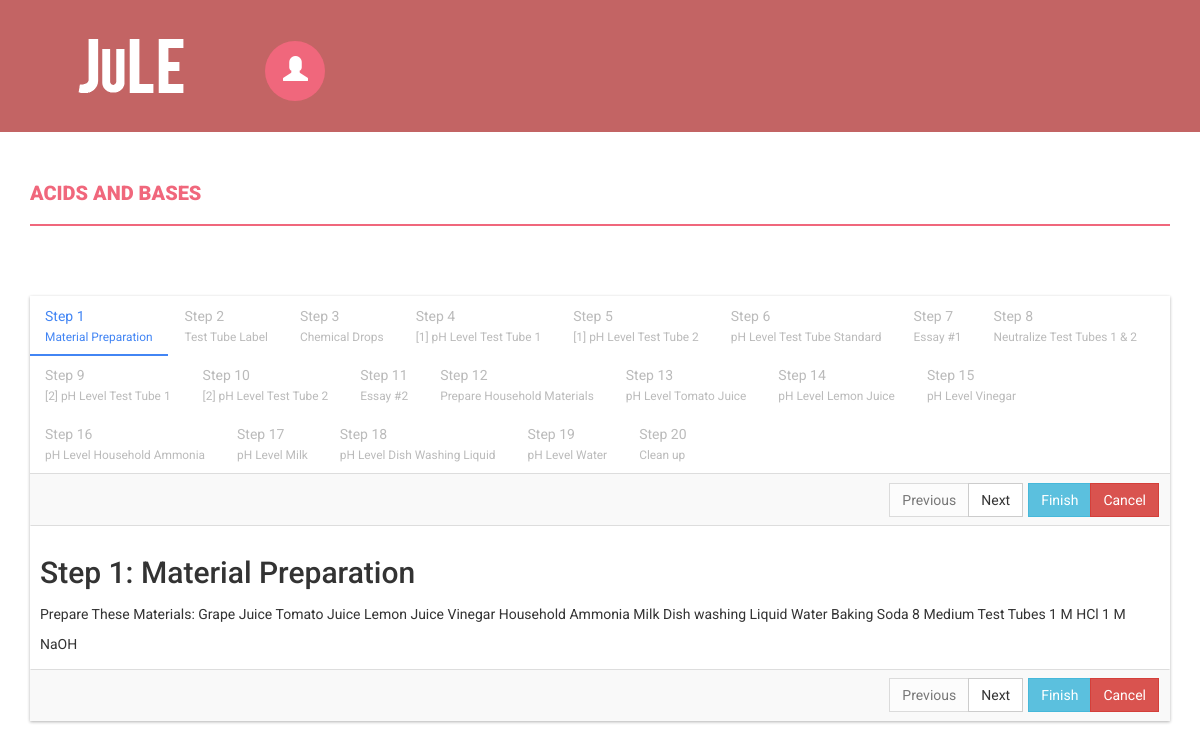
Page /home/labactivity/start/?id=1 on the earlier database version.
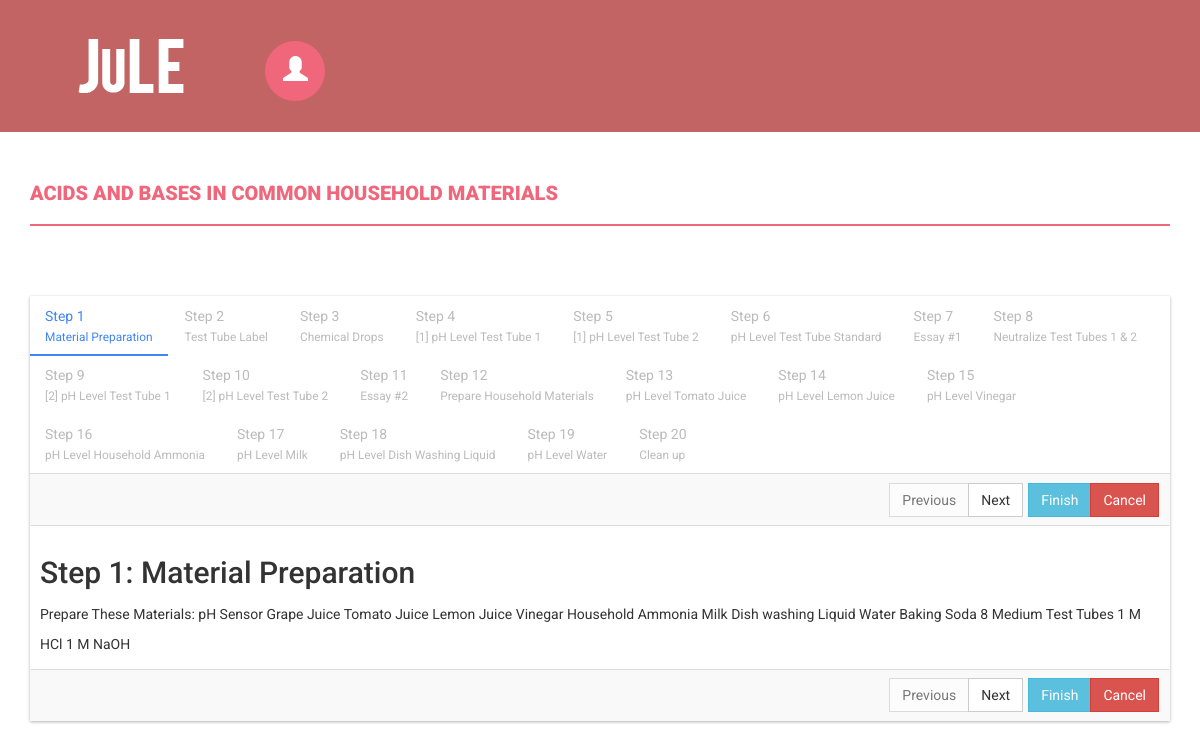
Same page on the later database version.
### myapp/models.py (models this page shows, shortened)
class LabActivity(models.Model):
	labid = models.IntegerField(primary_key=True)
	labname = models.CharField(unique=True, max_length=100)
	labsummary = models.TextField(blank=True, null=True)
	numprocedures = models.IntegerField()
	hidden = models.BooleanField()
	selected = models.BooleanField()

class LabProcedure(models.Model):
	procedureid = models.IntegerField(primary_key=True)
	labid = models.ForeignKey(LabActivity, models.DO_NOTHING)
	sensorid = models.ForeignKey(Sensors, models.DO_NOTHING, blank=True, null=True)
	stepnum = models.IntegerField()
	procedurename = models.CharField(max_length=100, null=False)
	proceduredesc = models.TextField()
	minvalue = models.IntegerField(blank=True, null=True)
	maxvalue = models.IntegerField(blank=True, null=True)

### myapp/views.py (the view)
# urls.py: url(r'^home/labactivity/start/$', views.start, name='start'),
def start(request):
	if request.method=='GET':
		id = request.GET.get('id')
	template = loader.get_template('student_labactivity_start.html')
	context = {
		'labprocedures': LabProcedure.objects.filter(labid=id),
		'labactivities': LabActivity.objects.filter(pk=id)
	}
	return HttpResponse(template.render(context, request))

### myapp/templates/student_labactivity_start.html (shortened to what this page needs)
{% load static %}
<!DOCTYPE html>
<html xmlns="http://www.w3.org/1999/xhtml">
<head>
    <link href="{% static 'css/bootstrap.css' %}" rel="stylesheet" />
    <link href="{% static 'css/font-awesome.css' %}" rel="stylesheet" />
    <link href="{% static 'css/style.css' %}" rel="stylesheet" />
    <link href="{% static 'css/smart_wizard.css' %}" rel="stylesheet" type="text/css" />
    <link href="{% static 'css/smart_wizard_theme_circles.css' %}" rel="stylesheet" type="text/css" />
    <link href="{% static 'css/smart_wizard_theme_arrows.css' %}" rel="stylesheet" type="text/css" />
    <link href="{% static 'css/smart_wizard_theme_dots.css' %}" rel="stylesheet" type="text/css" />
</head>
<body>
    <div class="navbar navbar-inverse set-radius-zero">
        <div class="container">
            <div class="navbar-header">
                <a class="navbar-brand" href="{% url 'home' %}">
                    <img src="{% static 'img/logo1.png' %}" />
                </a>
            </div>
            <div class="left-div">
                <div class="user-settings-wrapper">
                    <ul class="nav">
                        <li class="dropdown">
                            <a class="dropdown-toggle" data-toggle="dropdown" href="#" aria-expanded="false">
                                <span class="glyphicon glyphicon-user" style="font-size: 25px;"></span>
                            </a>
                        </li>
                    </ul>
                </div>
            </div>
        </div>
    </div>
    <div class="content-wrapper">
        <div class="container">
            <div class="row">
                <div class="col-md-12">
                    {% for labactivity in labactivities %}
                    <h4 class="page-head-line">{{ labactivity.labname }}</h4>
                    {% endfor %}
                </div>
            </div>
        <br />
        <div id="smartwizard">
            <ul>
                {% for labprocedure in labprocedures %}
                <li><a href="#step-{{ labprocedure.stepnum }}">Step {{ labprocedure.stepnum }}<br/><small>{{ labprocedure.procedurename }}</small></a></li>
                {% endfor %}
            </ul>
            <div>
                {% for labprocedure in labprocedures %}
                <div id="step-{{ labprocedure.stepnum }}" class="">
                    <h2>Step {{ labprocedure.stepnum }}: {{ labprocedure.procedurename }}</h2>
                    {{ labprocedure.proceduredesc }}
                </div>
                {% endfor %}
            </div>
        </div>
        </div>
    </div>
</body>
</html>

Differences in the rows shown:
changed LabActivity: labname "ACIDS AND BASES" → "ACIDS AND BASES IN COMMON HOUSEHOLD MATERIALS"
changed LabProcedure "Material Preparation": proceduredesc "Prepare These Materials: Grape Juice Tomato Juice…" → "Prepare These Materials: pH Sensor Grape Juice Tomato Juice…"
